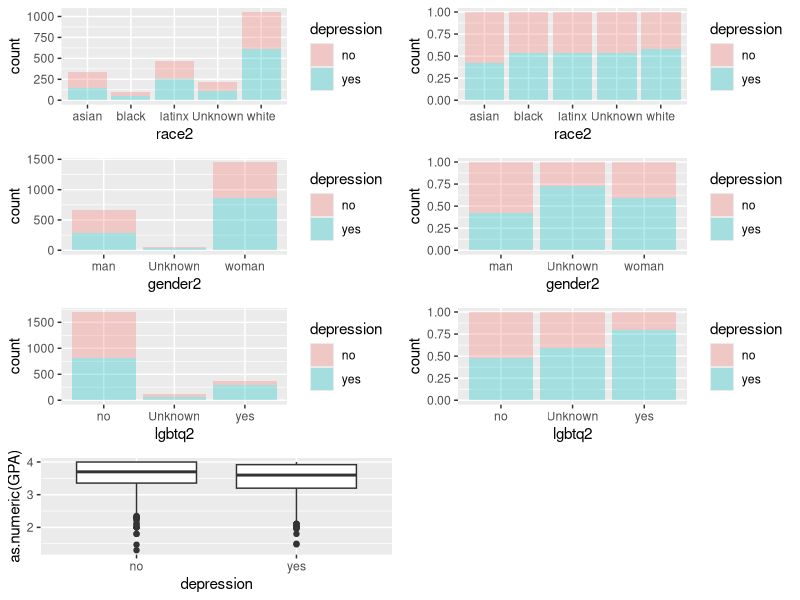

Write R code to recreate this figure.
## ---- chunk 1
library(tidyverse)
library(ggplot2)
library(ggpubr)
## ---- chunk 2
dep <- read.csv("pone.0269201.s002.csv")
dep$depression <- ifelse(dep$depression == "yes", "yes", "no")
dep <- dep %>% mutate(GPA = as.numeric(GPA))
## ---- chunk 3
missingCol <- grep("idep|ddep", colnames(dep))
dep[, missingCol][is.na(dep[, missingCol])] <- -1
dep[, -missingCol][is.na(dep[, -missingCol])] <- "Unknown"
## ---- chunk 4
count_race <- dep %>% ggplot(aes(x = race2, fill = depression)) + 
  geom_bar(alpha = 0.3)
perc_race <- dep %>% ggplot(aes(x = race2, fill = depression)) + 
  geom_bar(alpha = 0.3, position = "fill")
count_gender <- dep %>% ggplot(aes(x = gender2, fill = depression)) + 
  geom_bar(alpha = 0.3)
perc_gender <- dep %>% ggplot(aes(x = gender2, fill = depression)) + 
  geom_bar(alpha = 0.3, position = "fill")
count_lgbtq <- dep %>% ggplot(aes(x = lgbtq2, fill = depression)) + 
  geom_bar(alpha = 0.3)
perc_lgbtq <- dep %>% ggplot(aes(x = lgbtq2, fill = depression)) + 
  geom_bar(alpha = 0.3, position = "fill")
gpa <- dep %>% 
  ggplot(aes(x = depression, y = as.numeric(GPA))) + 
  geom_boxplot()
ggarrange(count_race, perc_race, count_gender, perc_gender, count_lgbtq,
          perc_lgbtq, gpa, ncol = 2, nrow = 4)

